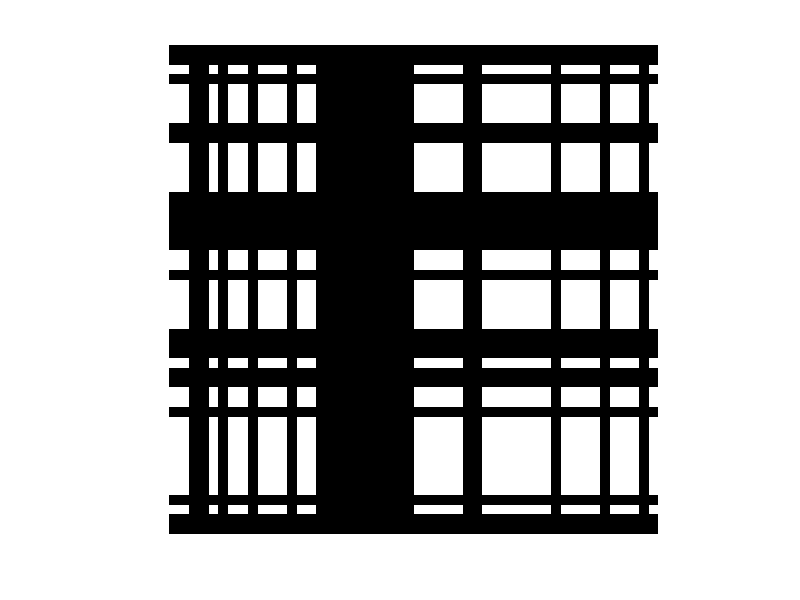

Source code (MATLAB):
% The most simple version of how to generate a map
close all; clear
mapSize = 50;
numRoad = mapSize / 2;
map = zeros(mapSize,mapSize);
line = randi([1,mapSize],1,numRoad);
column = randi([1,mapSize],1,numRoad);
map(line,:) = 1;
map(:,column) = 1;

% we want 1->0 and 0->1
map = 1 - map;
city_map = map; % just name
% imshow command is modified with parameters for better viewing experience
figure, imshow(map,'InitialMagnification','fit')